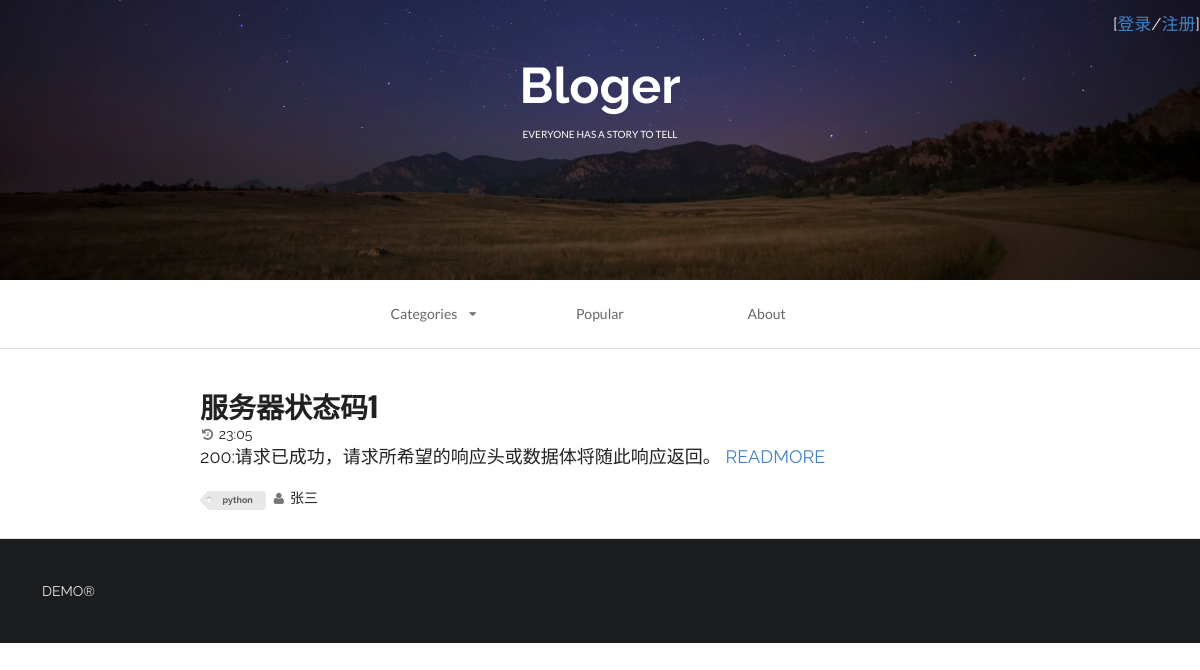
The page /web/xiangxi/?nid=1 on the database its author committed.
### web/models.py (models this page shows, shortened)
class Article(models.Model):
    title = models.CharField(max_length=255)
    content = models.TextField()
    create_time = models.TimeField(auto_now_add=True,null=True)
    author = models.ForeignKey("UserInfo",to_field="id")
    category = models.ForeignKey("Category",to_field="id")
    article_type = models.ForeignKey("ArticleType",to_field="id")

class Category(models.Model):
    caption = models.CharField(max_length=16)
    def __str__(self):
        return self.caption

class UserInfo(models.Model):
    username = models.CharField(max_length=32,verbose_name='用户名',unique=True)
    password = models.CharField(max_length=64,verbose_name='密码')
    email = models.EmailField(verbose_name='邮箱')
    def __str__(self):
        return self.username

### web/views.py (the view)
def Xiangxi(reuqest):
    if reuqest.method == "GET":
        if reuqest.session.get('is_login',None): # 验证是否登陆，如果登陆无需再次登陆
            categorylist=Category.objects.all()
            id = reuqest.GET.get("nid")
            print(id)
            article_list = Article.objects.filter(category_id=id)
            return render(reuqest,"xiangxi.html",{"user":reuqest.session['user'],
                                                  "categorylist":categorylist,
                                                "article_list":article_list})
        else:
            categorylist = Category.objects.all()
            id = reuqest.GET.get("nid")
            print(id)
            article_list = Article.objects.filter(category_id=id)
            return render(reuqest, "xiangxi.html", {"user": None,
                                                    "categorylist": categorylist,
                                                    "article_list": article_list})

### templates/xiangxi.html (shortened to what this page needs)
<!DOCTYPE html>
<html>
    <head>
        <link rel="stylesheet" href="/static/css/semantic.css"  media="screen" title="no title" charset="utf-8">
    </head>
    <body>
        <div class="ui inverted vertical  segment masthead">
            <span class="span_userinfo">
                {% if user is None %}
                    [<a href="/web/login/" >登录</a>/<a href="/web/signup/">注册</a>]
                {% else %}
                    [<a href="/web/home/">{{ user }}</a>/<a href="/web/logout/">登出</a>]
                {% endif %}
            </span>
            <h1 class="ui center aligned header blogslogon" style="font-size:50px;font-family: 'Raleway', sans-serif!important;">
                Bloger
                <p class="ui sub header">
                    everyone has a story to tell
                </p>
            </h1>
        </div>
        <div class="ui container nav">
            <div class="ui borderless text three item menu ">
                <div class="ui simple dropdown  item">
                    Categories
                    <i class="dropdown icon"></i>
                </div>
                <a class="item">
                    Popular
                </a>
                <a class="item">
                    About
                </a>
            </div>
        </div>
        <div class="ui divider"></div>
        <div class="ui  vertical segment">
            {% for row in article_list %}
                 <div class="ui container vertical segment">
                    <a href="#">
                        <h1 class="ui header">
                            {{ row.title }}
                        </h1>
                    </a>
                    <i class="icon grey small history"></i>{{ row.create_time }}
                    <p>
                        {{ row.content|truncatewords:100 }}
                        <a href="#">
                            <a class="angle tiny double grey right icon">READMORE</a>
                        </a>
                    </p>
                    <div class="ui mini  tag label">
                        {{ row.category }}
                    </div>
                     <i class="icon grey small user"></i>{{ row.author}}
                </div>
            {% endfor %}
        </div>
        <div class="ui inverted  vertical very padded  segment">
            DEMO®
        </div>
    </body>
</html>

### templates/xiangxi.html (style rules this page uses)
h1 { font-family:'Oswald', sans-serif!important; font-size:40px; }
body { font-family: 'Raleway', sans-serif; }
p { font-family: 'Raleway', sans-serif; font-size:18px; }
.ui.vertical.segment.masthead { height: 280px; background: url("/static/images/star_banner.jpg"); background-size: cover; background-position: 100% 80%; }
.ui.container.segment { width: 800px; }
.ui.center.aligned.header.blogslogon { margin-top: 40px; }
.ui.center.aligned.header.blogslogon p { margin-top: 10px; color: white; font-size: 10px; }
.ui.container.nav { width: 500px; }
.span_userinfo { float:right; font-size:17px; font-family:'Raleway',sans-serif!important; }

### rows shown on the page
Article: title "服务器状态码1", create_time "23:05", content "200:请求已成功，请求所希望的响应头或数据体将随此响应返回。", category "python", author "张三"
